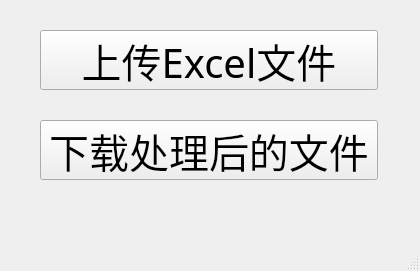
<?xml version="1.0" encoding="UTF-8"?>
<ui version="4.0">
 <class>MainWindow</class>
 <widget class="QMainWindow" name="MainWindow">
  <property name="geometry">
   <rect>
    <x>0</x>
    <y>0</y>
    <width>420</width>
    <height>271</height>
   </rect>
  </property>
  <property name="font">
   <font>
    <family>Heiti SC</family>
    <pointsize>30</pointsize>
   </font>
  </property>
  <property name="windowTitle">
   <string>Excel 处理器</string>
  </property>
  <widget class="QWidget" name="centralwidget">
   <widget class="QPushButton" name="uploadBtn">
    <property name="geometry">
     <rect>
      <x>40</x>
      <y>30</y>
      <width>338</width>
      <height>60</height>
     </rect>
    </property>
    <property name="font">
     <font>
      <pointsize>30</pointsize>
     </font>
    </property>
    <property name="text">
     <string>上传Excel文件</string>
    </property>
   </widget>
   <widget class="QPushButton" name="downloadBtn">
    <property name="geometry">
     <rect>
      <x>40</x>
      <y>120</y>
      <width>338</width>
      <height>60</height>
     </rect>
    </property>
    <property name="font">
     <font>
      <pointsize>30</pointsize>
     </font>
    </property>
    <property name="text">
     <string>下载处理后的文件</string>
    </property>
   </widget>
  </widget>
  <widget class="QStatusBar" name="statusbar"/>
 </widget>
 <resources/>
 <connections/>
</ui>
